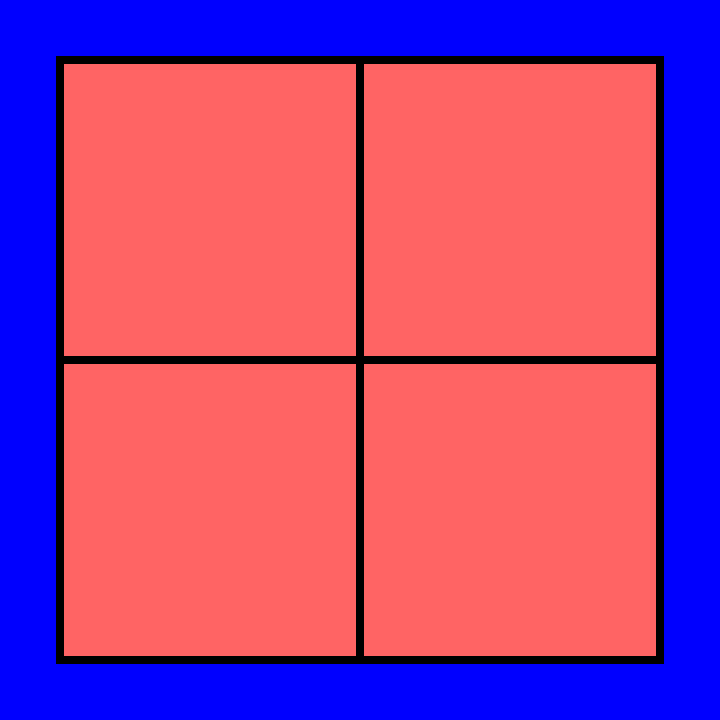
Frame 1 (no input)
Frame 60 (no input): identical to frame 1, image omitted
Frame 120 (the mouse pressed at the canvas centre since frame 60): identical to frame 1, image omitted

The p5.js sketch that drew this single still picture (run headless with seeded random() and noise() and a simulated clock; from frame 60 on, the mouse is pressed at the canvas centre):

// p5.js sketch
// ── sketch.js
function setup() {//runs once
createCanvas(720,720);//creates a Canvas 720px by 720px
background(0,0,255);
}

function draw() {//runs in a loop
fill(255,100,100);
strokeWeight(8);
translate(60,60);
quad(0,0,
     300,0,
     300,300,
     0,300);
quad(300,0,
    600,0,
    600,300,
    300,300);
quad(0,300,
    300,300,
    300,600,
    0,600);
quad(300,300,
    600,300,
    600,600,
    300,600);
}
